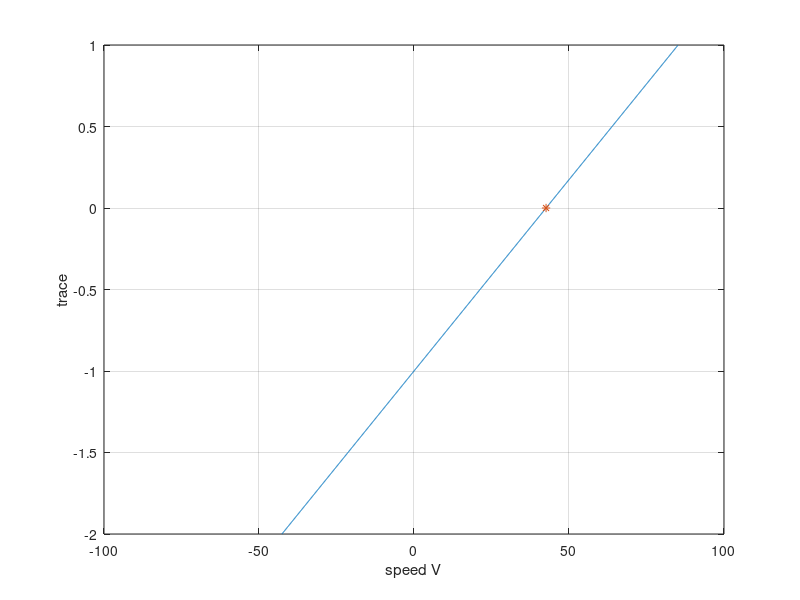

Here is the MATLAB script that generated this plot:

%%Entering parameters....
m = 1;
rho = 1;
r = 1;
k = 100;
a = 1;

A1 = 0.04695;
%A3 = 8.932*10^(-4);
%A5 = 1.015*10^(-5);
%A7 = 2.955*10^(-8);

%% Computing Vc:
Vc = (2*r)/(rho*a*A1)


V = -Vc:0.1:2*Vc;
for i= 1:length(V) 
    tau1(i) = 0.5*(rho*V(i)*a*A1)/(m) - r/m;
    delta1(i) = (k/m);
end 

plot(V,tau1)
hold on;
plot(Vc,0,'*')
grid on;
xlabel('speed V')
ylabel('trace')
%plot(V,delta1)    

